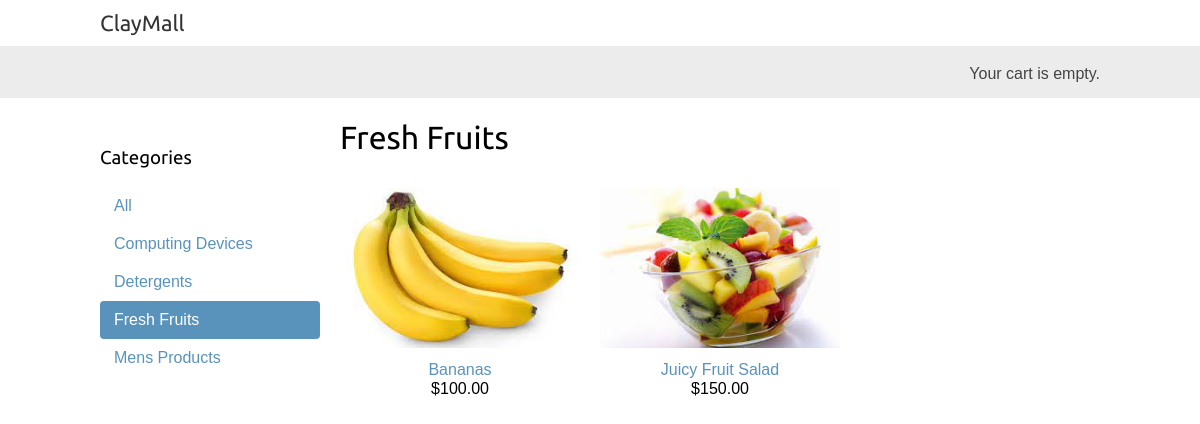
The page /fresh-fruits/ on the database as committed earlier.
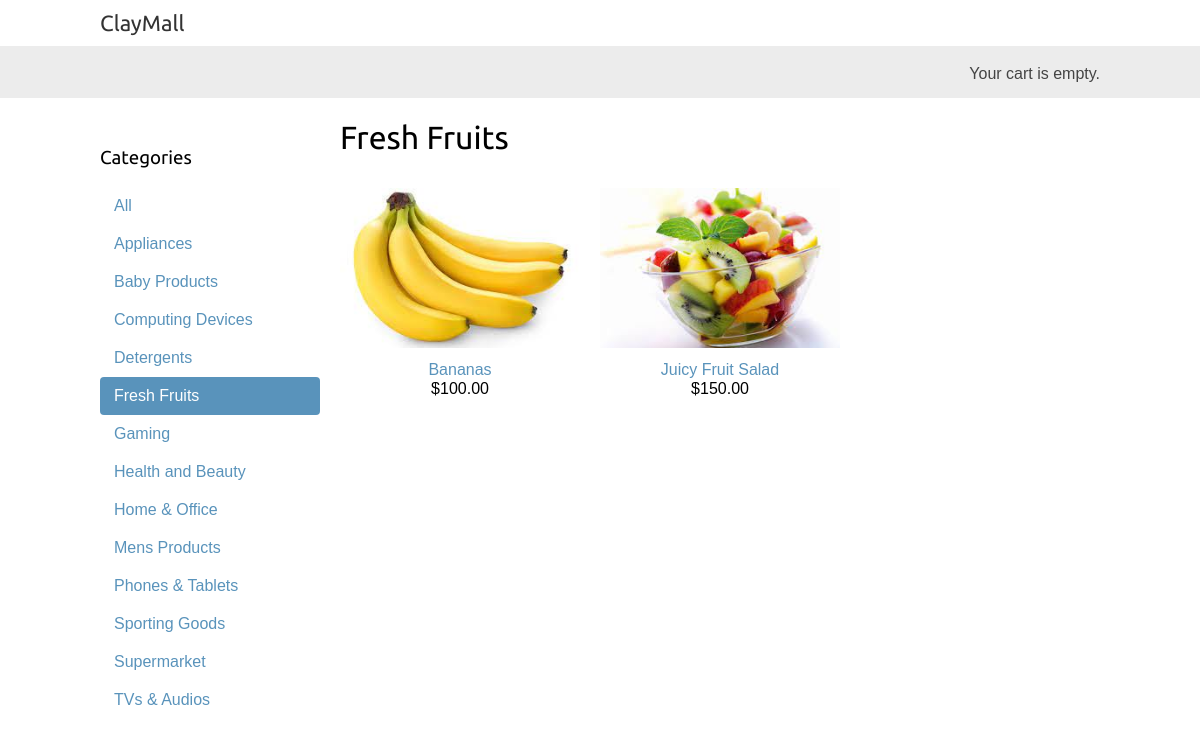
The same page on the database as committed later.
### shop/models.py (models this page shows, shortened)
class Category(models.Model):
    name = models.CharField(max_length= 200)
    slug = models.SlugField(max_length=200, unique=True)
    class Meta:
      ordering = ['name']
      indexes = [
      models.Index(fields=['name']),
      ]
      verbose_name = 'category'
      verbose_name_plural = 'categories'
    def get_absolute_url(self):
       return reverse('shop:product_list_by_category',
                      args=[self.slug])

class Product(models.Model):
     category = models.ForeignKey(Category,
                                   related_name='products',
                                   on_delete=models.CASCADE)
     name = models.CharField(max_length=200)
     slug = models.SlugField(max_length=200)
     image = models.ImageField(upload_to='products/%Y/%m/%d', blank=True)
     description = models.TextField(blank=True)
     price = models.DecimalField(max_digits=10, decimal_places=2)
     available = models.BooleanField(default=True)
     created = models.DateTimeField(auto_now=True)
     updated = models.DateTimeField(auto_now=True)
     class Meta:
       ordering = ['name']
       indexes = [
          models.Index(fields=['id','slug']),
          models.Index(fields=['name']),
          models.Index(fields=['-created']),
          ]
     def get_absolute_url(self):
        return reverse('shop:product_detail',
                       args=[self.id, self.slug])

### shop/views.py (the view)
# urls.py: path('', views.product_list, name='product_list'),
def product_list(request, category_slug=None):
    category = None
    categories = Category.objects.all()
    products = Product.objects.filter(available=True)
    if category_slug:
        category = get_object_or_404(Category, slug=category_slug)
        products = products.filter(category=category)
    return render(request,
                  'shop/product/list.html',
                  {'category':category,
                   'categories':categories,
                   'products':products})

### cart/cart.py (called while the page is built)
    def __len__(self):
        return sum(item['quantity'] for item in self.cart.values())

### cart/context_processors.py (called while the page is built)
def cart(request):
 return {'cart': Cart(request)}

### shop/templates/shop/product/list.html (shortened to what this page needs)
{% extends "shop/base.html" %}
{% load static %}
{% block content %}
  <div id="sidebar">
    <h3>Categories</h3>
    <ul>
      <li {% if not category %}class="selected"{% endif %}>
        <a href="{% url "shop:product_list" %}">All</a>
      </li>
      {% for c in categories %}
        <li {% if category.slug == c.slug %}class="selected"{% endif %}>
          <a href="{{ c.get_absolute_url }}">{{ c.name }}</a>
        </li>
      {% endfor %}
    </ul>
  </div>
  <div id="main" class="product-list">
    <h1>{% if category %}{{ category.name }}{% else %}Products{% endif %}</h1>
    {% for product in products %}
      <div class="item">
        <a href="{{ product.get_absolute_url }}">
          <img src="{% if product.image %}{{ product.image.url }}{% else %}{% static "img/no_image.png" %}{% endif %}">
        </a>
        <a href="{{ product.get_absolute_url }}">{{ product.name }}</a>
        <br>
        ${{ product.price }}
      </div>
    {% endfor %}
  </div>
{% endblock %}

Rows that differ between the two databases and show on the page:
added Category: name "Appliances"
added Category: name "Baby Products"
added Category: name "Gaming"
added Category: name "Health and Beauty"
added Category: name "Home & Office"
added Category: name "Phones & Tablets"
added Category: name "Sporting Goods"
added Category: name "Supermarket"
added Category: name "TVs & Audios"
